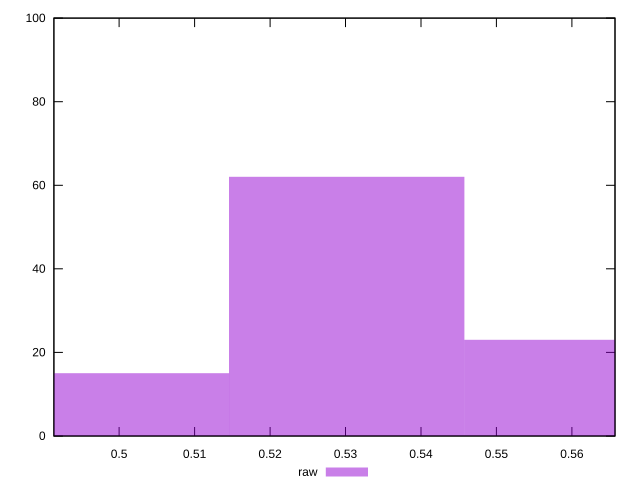

Write the gnuplot code that produced this figure.
reset
set terminal svg size 640, 490 enhanced background rgb 'white'
set output "report_00007_2020-12-11T15:55:29.892Z/meta/score/samples/pages+cached/raw/histogram.svg"

$raw <<EOF
0.5301502919443507 62
0.49896498065350653 15
0.5613356032351948 23
EOF

set key outside below
set boxwidth 0.031185311290844158
set yrange [0:100]
set style fill transparent solid 0.5 noborder

plot \
  $raw title "raw" with boxes, \


reset
